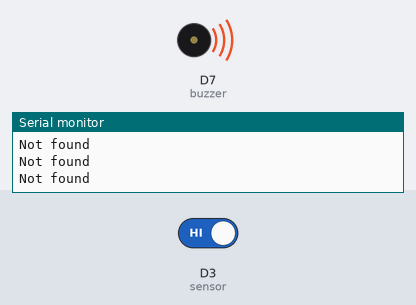
Simulated run of this sketch. Board: ESP8266 (NodeMCU). On the bench: buzzer (waves = sounding, pin HIGH), the last lines printed to the serial monitor. The test bench sets the inputs (shaded band); at power-on: D3 (sensor) HIGH. WiFi joins after 1.5 s; servers stay silent unless stated; no MQTT or app messages arrive unless stated.

Above: at 2.7 s.
2.8 s: D3 (sensor) driven LOW
At 3.8 s:
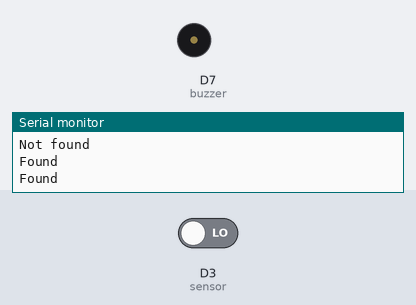
5.0 s: D3 (sensor) driven HIGH
At 5.3 s:
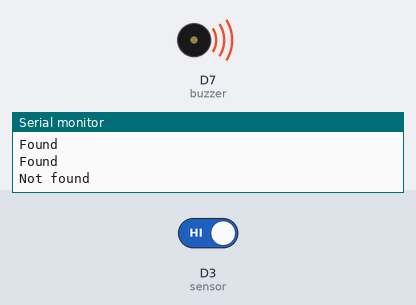
Timing chart, 0 to 8.0 s (numbered marks = the images above; inputs shaded):
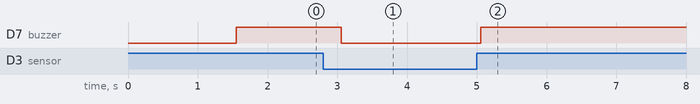

Measured:
- after the input at 2.8 s, D7 (buzzer): HIGH → LOW after 0.26 s
- after the input at 5.0 s, D7 (buzzer): LOW → HIGH after 0.06 s

The sketch:

Iot-project.ino
```cpp
#include<ESP8266WiFi.h>
#include<ESP8266WiFiMulti.h>
#include<ESP8266WebServer.h>
#include<ArduinoMqttClient.h>
#include<TickTwo.h>

const int sensor = D3;
const int buzzer = D7;
bool switchs = true;
ESP8266WiFiMulti wifi;
ESP8266WebServer webServer(80);
WiFiClient mqttWiFiClient;
MqttClient mqtt(mqttWiFiClient);

void mywebsite(String text);
void publishThingspeak();
TickTwo sendData(publishThingspeak,2000);

void mywebsite(String text){
  if (text == "ON"){
     webServer.send(200,"text/html",
      R"=====(
        <!DOCTYPE html>
        <html>
          <head>
            <title> Iot project </title>
            <style>
              h1{
                color: red;
              }
              a{
                text-decoration: none;
              }
              .box1{
                text-align: center;
                background-color: #fdb987;
              }
              .OnText{
                color: green;
              }
              button{
                width: 100px;
              }
              .buttonOn:hover{
                background-color:green;
                opacity: 0.4;
              }
              .buttonOff:hover{
                background-color:red;
                opacity: 0.4;
              }
            </style>
          </head>
          <body class='box1'>
            <div>
              <h1> Welcome </h1>
              <h2> Arif Patimin 6530613014 </h2>
              <h2> Natthapat Chuaycharoen 6530613017 </h2>
              <hr>
              <h2>Status : <span class='OnText'>ON</span></h2>
              <a href='/on'><button class='buttonOn'>ON</button></a> <a href='/off'><button class='buttonOff'>OFF</button></a>
              <h4>My code <a href='https://github.com/winpigface/Iot-project/blob/main/Iot-project.ino'>link</a><h4>
            </div>
          </body>
        </html>
      )====="
     );
  }
  if (text == "OFF"){
     webServer.send(200,"text/html",
      R"=====(
        <!DOCTYPE html>
        <html>
          <head>
            <title> Iot project </title>
            <style>
              h1{
                color: red;
              }
              a{
                text-decoration: none;
              }
              .box1{
                text-align: center;
                background-color: #fdb987;
              }
              .OnText{
                color: red;
              }
              button{
                width: 100px;
              }
              .buttonOn:hover{
                background-color:green;
                opacity: 0.4;
              }
              .buttonOff:hover{
                background-color:red;
                opacity: 0.4;
              }
            </style>
          </head>
          <body class='box1'>
            <div>
              <h1> Welcome </h1>
              <h2> Arif Patimin 6530613014 </h2>
              <h2> Natthapat Chuaycharoen 6530613017 </h2>
              <hr>
              <h2>Status : <span class='OnText'>OFF</span></h2>
              <a href='/on'><button class='buttonOn'>ON</button></a> <a href='/off'><button class='buttonOff'>OFF</button></a>
              <h4>My code <a href='https://github.com/winpigface/Iot-project/blob/main/Iot-project.ino'>link</a><h4>
            </div>
          </body>
        </html>
      )====="
     );
  }
}
void publishThingspeak(){
  int magsensor = !digitalRead(sensor);
  String payload = "field1=" + String(magsensor);
  mqtt.beginMessage("channels/2531118/publish",false,0);
  mqtt.print(payload);
  mqtt.endMessage();
}

void setup() {
  Serial.begin(9600);
  pinMode(buzzer,OUTPUT);
  pinMode(sensor,INPUT);

  digitalWrite(sensor,HIGH);

  // Connect wifi
  wifi.addAP("iot-lab","computing");

  // check wifi is connect or not (waiting to connnect wifi)
  while (wifi.run() != WL_CONNECTED){
    //Serial.print(".");
    delay(500);
  }
  // Show wifi IP
  Serial.println("Connected");
  Serial.println(WiFi.localIP());

  // Website remote
  webServer.on("/",[](){
      mywebsite("ON");
  });
  webServer.on("/on",[](){
      switchs = true;
      mywebsite("ON");
  });
  webServer.on("/off",[](){
      switchs = false;
      mywebsite("OFF");
  });
  // Mqtt
  mqtt.setId("OBgmDxoFBRkcFxgbDQgMKSE");
  mqtt.setUsernamePassword("OBgmDxoFBRkcFxgbDQgMKSE","N4EmT/u5v1w0av4+x9uMMcgB");
  if(!mqtt.connect("mqtt3.thingspeak.com",1883)){
    Serial.print("Unable to connect to broker");
    Serial.println(mqtt.connectError());
    while(true);
  }
  sendData.start();
  webServer.begin();

}

void loop() {
  sendData.update();
  mqtt.poll();
  webServer.handleClient();
  int magsensor = digitalRead(sensor);

  if(magsensor == LOW && switchs) // LOW = ON
  {
    Serial.println("Found ");
    digitalWrite(buzzer,LOW);
  }
  else // HIGH == OFF
  {
    if(switchs){
      Serial.println("Not found ");
    }
    digitalWrite(buzzer,HIGH);
  }
  delay(500);
}
```
